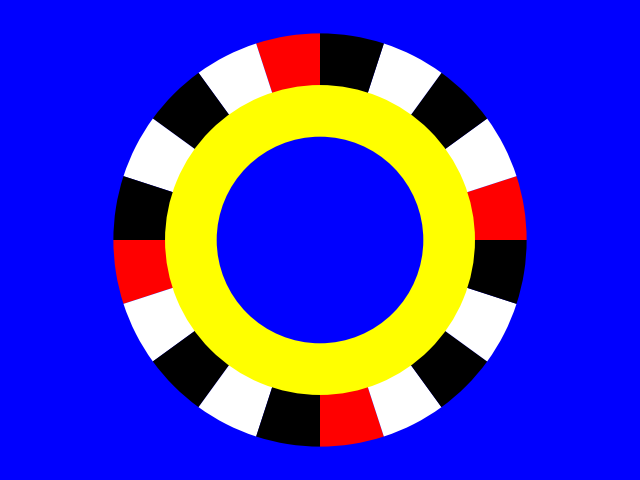
#> input picture Identification/attempt1.png, 640 x 480 px, found by its file name
$ python identification.py
#> lines starting #> are read from the running program, lines starting #| are printed output that depends on the picture; after the words box and inside, x2 and y2 are one past the last pixel; in counts of white or black regions, pixels touching at a corner belong together
import cv2 as cv
import math

img = cv.imread("Identification/attempt1.png")
#> img is the input picture: shape (480, 640, 3); mean B, G, R 191.1, 54.2, 63.9

redLower = (0, 0, 200)
redUpper = (100, 100, 255)
redFrame = cv.inRange(img, redLower, redUpper)
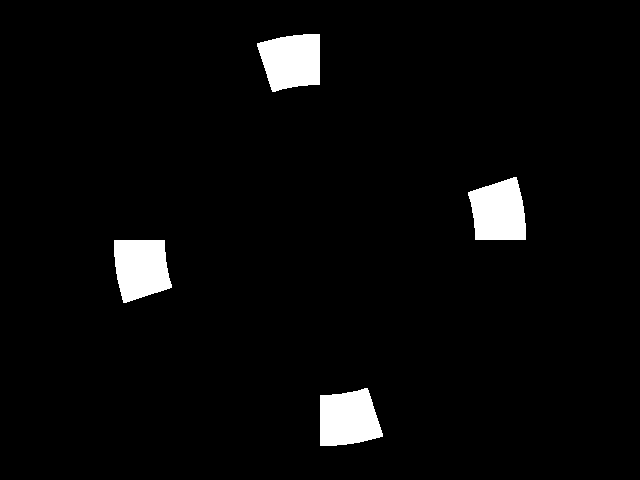
#> redFrame: shape (480, 640); 3.8% white; 4 white regions

cnts = cv.findContours(redFrame, cv.RETR_EXTERNAL, cv.CHAIN_APPROX_SIMPLE)
#> cnts = 4 contours; box (x1, y1, x2, y2) and area: (468, 177, 526, 240) 2790, (320, 388, 383, 446) 2788, (114, 240, 172, 303) 2788, (257, 34, 320, 92) 2788

redCenterPoints = []
try:
    for i, c in enumerate(cnts[0]):
        # compute the center of the contour
        M = cv.moments(c)
        cx = int(M["m10"] / M["m00"])
        cy = int(M["m01"] / M["m00"])
        print(f"Red Box {i} : cx={cx}, cy={cy}")
        cv.circle(redFrame, (cx, cy), 1, (0, 255, 0), 3)
        redCenterPoints.append((cx, cy))
        cv.drawContours(redFrame, [c], -1, (255, 255, 255), 5)
#> this loop made 4 passes
#> (cx, cy) on passes 1 to 4: (347, 418), (140, 267), (498, 211), (291, 60)
#| Red Box 0 : cx=347, cy=418
#| Red Box 1 : cx=140, cy=267
#| Red Box 2 : cx=498, cy=211
#| Red Box 3 : cx=291, cy=60
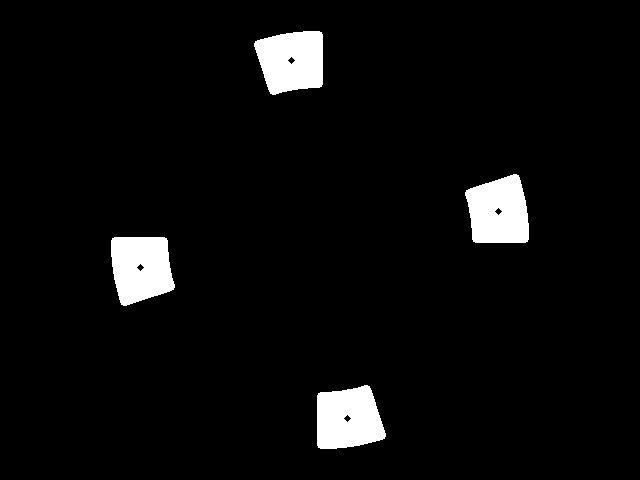
#> redFrame: shape (480, 640); 4.6% white; 4 white regions, box (x1, y1, x2, y2) and area: (465, 174, 529, 243) 3518, (317, 385, 386, 449) 3517, (254, 31, 323, 95) 3516, (111, 237, 175, 306) 3516
#> after the loop, redCenterPoints = [(347, 418), (140, 267), (498, 211), (291, 60)]
except:
    ()

height, width = img.shape[:2]
#> height = 480; width = 640
center =(width/2, height/2)
#> center = (320, 240)
rotationMatrix = cv.getRotationMatrix2D(center = center, angle = 18, scale = 1)
#> rotationMatrix = [[0.951, 0.309, -58.5], [-0.309, 0.951, 110.6]]

# Method 1
# Get center point of the circle from circle detection#
# find the red point A  maximum of circle radius + a bit
# Rotate the image around that center point


print((img[418,347]))
#| [  0   0 255]

print(redCenterPoints[0])
#| (347, 418)

data = []
rotate = img.copy()
for x, y in redCenterPoints:
    print(f"Red Box : x={x}, y={y}")
    newPosX =x * math.cos(math.radians(18)) - y * math.sin(math.radians(18))
    newPosY =x * math.sin(math.radians(18)) + y * math.cos(math.radians(18))
    cv.circle(rotate, (int(newPosX), int(newPosY)), 1, (0, 255, 0), 3)
#> this loop made 4 passes
#> (x, y, newPosX, newPosY) on passes 1 to 4: (347, 418, 200.8, 504.8), (140, 267, 50.64, 297.2), (498, 211, 408.4, 354.6), (291, 60, 258.2, 147)
#| Red Box : x=347, y=418
#| Red Box : x=140, y=267
#| Red Box : x=498, y=211
#| Red Box : x=291, y=60
#> rotate: shape (480, 640, 3); 0.02% of pixels changed, all inside (x1, y1, x2, y2) = (47, 143, 412, 358)


print(data)
# resized = cv.resize(redFrame, (int(redFrame.shape[1]/2), int(redFrame.shape[0]/2)))
cv.imshow("circles",redFrame)
cv.imshow("rotate",rotate)
cv.imshow("img",img)


k = cv.waitKey(0)
#> (key Esc is pressed here)


# There are 2 ways of going round the circle to find the data
# 1. Rotate the image and get the pixel value at the same point
# This requires an accurate center point - and also probably quite slow to do
# 2. Use the equation of the circle to check the points on the image exactly.


# Use circle detection to get center position
# Calculate radius to center of red contour
# Use circle equation to get the points on the circle


# Talk about using 2 circles instead of 1 - objects next to eachother cuase problems if not using HoughCircles
